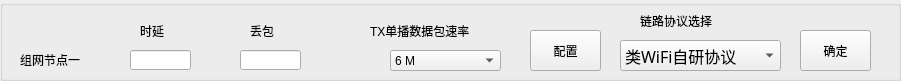
         <widget class="QGroupBox" name="groupBox_7">
          <property name="geometry">
           <rect>
            <x>10</x>
            <y>30</y>
            <width>901</width>
            <height>81</height>
           </rect>
          </property>
          <property name="title">
           <string/>
          </property>
          <widget class="QLabel" name="label_203">
           <property name="geometry">
            <rect>
             <x>20</x>
             <y>50</y>
             <width>81</width>
             <height>20</height>
            </rect>
           </property>
           <property name="styleSheet">
            <string notr="true">font: 12pt &quot;仿宋&quot;;</string>
           </property>
           <property name="text">
            <string>组网节点一</string>
           </property>
          </widget>
          <widget class="QLabel" name="label_204">
           <property name="geometry">
            <rect>
             <x>140</x>
             <y>20</y>
             <width>41</width>
             <height>21</height>
            </rect>
           </property>
           <property name="styleSheet">
            <string notr="true">font: 12pt &quot;仿宋&quot;;</string>
           </property>
           <property name="text">
            <string>时延</string>
           </property>
          </widget>
          <widget class="QLineEdit" name="lineEdit_delay_D1_7">
           <property name="geometry">
            <rect>
             <x>130</x>
             <y>50</y>
             <width>61</width>
             <height>20</height>
            </rect>
           </property>
          </widget>
          <widget class="QLineEdit" name="lineEdit_loss_D1_7">
           <property name="geometry">
            <rect>
             <x>240</x>
             <y>50</y>
             <width>61</width>
             <height>20</height>
            </rect>
           </property>
          </widget>
          <widget class="QComboBox" name="comboBox_D1_13">
           <property name="geometry">
            <rect>
             <x>390</x>
             <y>50</y>
             <width>111</width>
             <height>21</height>
            </rect>
           </property>
           <item>
            <property name="text">
             <string>6 M</string>
            </property>
           </item>
           <item>
            <property name="text">
             <string>9 M</string>
            </property>
           </item>
           <item>
            <property name="text">
             <string>12 M</string>
            </property>
           </item>
           <item>
            <property name="text">
             <string>18 M</string>
            </property>
           </item>
           <item>
            <property name="text">
             <string>24 M</string>
            </property>
           </item>
           <item>
            <property name="text">
             <string>36 M</string>
            </property>
           </item>
           <item>
            <property name="text">
             <string>48 M</string>
            </property>
           </item>
           <item>
            <property name="text">
             <string>54 M</string>
            </property>
           </item>
          </widget>
          <widget class="QComboBox" name="comboBox_D1_14">
           <property name="geometry">
            <rect>
             <x>620</x>
             <y>40</y>
             <width>161</width>
             <height>31</height>
            </rect>
           </property>
           <property name="font">
            <font>
             <family>仿宋</family>
             <pointsize>12</pointsize>
            </font>
           </property>
           <item>
            <property name="text">
             <string>类WiFi自研协议</string>
            </property>
           </item>
           <item>
            <property name="text">
             <string>AOS协议</string>
            </property>
           </item>
          </widget>
          <widget class="QLabel" name="label_205">
           <property name="geometry">
            <rect>
             <x>250</x>
             <y>20</y>
             <width>41</width>
             <height>21</height>
            </rect>
           </property>
           <property name="styleSheet">
            <string notr="true">font: 12pt &quot;仿宋&quot;;</string>
           </property>
           <property name="text">
            <string>丢包</string>
           </property>
          </widget>
          <widget class="QLabel" name="label_206">
           <property name="geometry">
            <rect>
             <x>370</x>
             <y>20</y>
             <width>161</width>
             <height>21</height>
            </rect>
           </property>
           <property name="styleSheet">
            <string notr="true">font: 12pt &quot;仿宋&quot;;</string>
           </property>
           <property name="text">
            <string>TX单播数据包速率</string>
           </property>
          </widget>
          <widget class="QLabel" name="label_207">
           <property name="geometry">
            <rect>
             <x>640</x>
             <y>10</y>
             <width>131</width>
             <height>21</height>
            </rect>
           </property>
           <property name="styleSheet">
            <string notr="true">font: 12pt &quot;仿宋&quot;;</string>
           </property>
           <property name="text">
            <string>链路协议选择</string>
           </property>
          </widget>
          <widget class="QPushButton" name="bandd1_7">
           <property name="geometry">
            <rect>
             <x>530</x>
             <y>30</y>
             <width>71</width>
             <height>41</height>
            </rect>
           </property>
           <property name="text">
            <string>配置</string>
           </property>
          </widget>
          <widget class="QPushButton" name="prod1_7">
           <property name="geometry">
            <rect>
             <x>800</x>
             <y>30</y>
             <width>71</width>
             <height>41</height>
            </rect>
           </property>
           <property name="text">
            <string>确定</string>
           </property>
          </widget>
         </widget>
